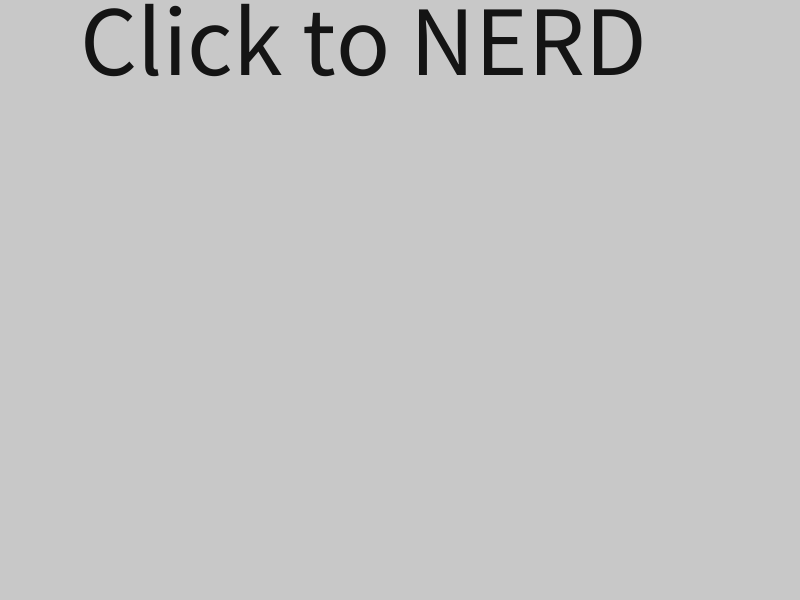
Frame 1 (no input)
Frame 60 (the mouse pressed at the canvas centre just before this capture): identical to frame 1, image omitted
Frame 120 (the mouse held since frame 60 and released just before this capture): identical to frame 1, image omitted

The Processing sketch that drew this single still picture (run headless with seeded random() and noise(); from frame 60 on, the mouse is pressed at the canvas centre):

// Processing sketch: Emoji_Function
// ── Emoji_Function.pde

color bkg;
void setup(){
  size(800,600);
  bkg = color(200);
  background(bkg);
  
  textSize(100);
  fill(20);
  text("Click to NERD",width/10,height/8);
}


void draw(){
  
}


void drawNerd(float headSize,float locX,float locY,color headC,color glassesC,color eyeC,color mouthC){
  /*
  draws a Nerd Emoji of the given size and colors at the given location
  */
  float lEyeX = locX-headSize/4;
  float eyeY = locY-headSize/5;
  float rEyeX = locX+headSize/4;
  float eyeSize = headSize/5;
  float mouthSize = headSize*2/3;
  float toothSize = mouthSize/5;
  //head
  fill(headC);
  stroke(50);
  strokeWeight(3);
  circle(locX,locY,headSize);
  
  //eyes
  fill(eyeC);
  strokeWeight(0);
  ellipse(lEyeX,eyeY,eyeSize/2,eyeSize);
  ellipse(rEyeX,eyeY,eyeSize/2,eyeSize);
  
  //glasses
  stroke(glassesC);
  strokeWeight(5);
  noFill();
  line(locX-headSize/2,eyeY-eyeSize/2,locX+headSize/2,eyeY-eyeSize/2);
  
  arc(lEyeX,eyeY,eyeSize,eyeSize,0,PI);
  line(lEyeX-eyeSize/2,eyeY,lEyeX-eyeSize/2,eyeY-eyeSize/2);
  line(lEyeX+eyeSize/2,eyeY,lEyeX+eyeSize/2,eyeY-eyeSize/2);
  
  arc(rEyeX,eyeY,eyeSize,eyeSize,0,PI);
  line(rEyeX-eyeSize/2,eyeY,rEyeX-eyeSize/2,eyeY-eyeSize/2);
  line(rEyeX+eyeSize/2,eyeY,rEyeX+eyeSize/2,eyeY-eyeSize/2);
  
  //mouth
  stroke(eyeC);
  arc(locX,locY-headSize/10,mouthSize,mouthSize,HALF_PI/2,PI-HALF_PI/2);
  strokeWeight(1);
  fill(255);
  arc(locX-toothSize/16,locY-headSize/10+mouthSize/2,toothSize,toothSize*2,HALF_PI-PI/9,PI+PI/36);
  arc(locX+toothSize/16,locY-headSize/10+mouthSize/2,toothSize,toothSize*2,-PI/36,HALF_PI+PI/9);
  strokeWeight(2);
  line(locX,locY-headSize/10+mouthSize/2-toothSize/8,locX,locY-headSize/10+mouthSize/2+toothSize);
  
}

void mousePressed(){
 drawNerd(random(50,200),mouseX,mouseY,randomColor(),randomColor(),color(random(255)),color(random(0,100)));
}

color randomColor(){
  return color(random(255),random(255),random(255));
}
